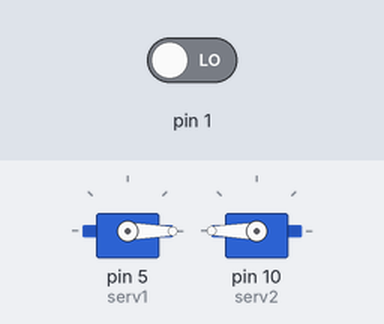
This sketch was run on a simulated Arduino Uno, built with avr-gcc and run on an emulated ATmega328P. Shown: 2 × servo. The inputs (shaded band) are chosen by the test bench; at power-on: pin 1 LOW.

Above: at 1.2 s.
1.3 s: pin 1 driven HIGH
At 1.76 s:
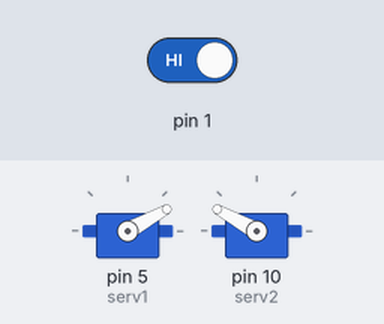
At 2.37 s:
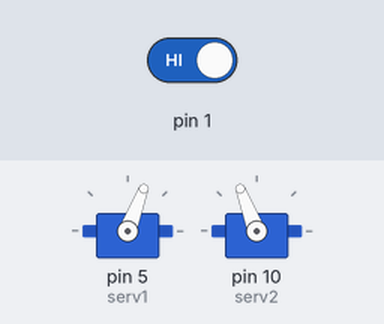
4.3 s: pin 1 driven LOW
At 4.49 s:
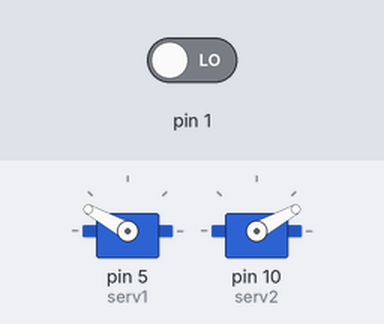
Timing chart, 0 to 8.3 s (numbered marks = the images above; inputs shaded):
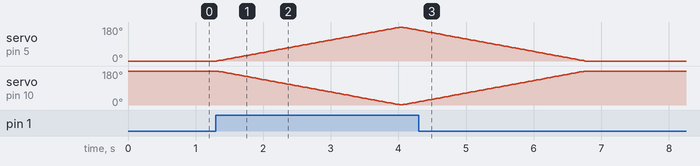

The sketch:

sketch_jun15a.ino
```cpp
#include <Servo.h> //Arduino servo motor library

//configure the servo motors
Servo serv1;
Servo serv2;

int PosServ = 0; //the position of servo motor starts from zero degree

void setup() {
//the connection of the servo motors in the pins of arduino board
serv1.attach(5);
serv2.attach(10);
}

void loop() {
int but = digitalRead(1);
//the button is connected in pin 1 in the arduino board, it reads the digital value of these pin

if (but == HIGH){ //if the button is pressed
for (PosServ = 0; PosServ < 180; PosServ ++) { //if the position between 0 and 180 degree
serv1.write(PosServ);
//the motor will start from zero degree and move in clockwise until it reach to 180 degree

serv2.write(180-PosServ);
//the motor will start from 180 degree and move in counterclockwise  until it reach to zero degree

delay(15);
}

for (PosServ = 180; PosServ > 0; PosServ --) {
serv1.write(PosServ);
//the motor will start from 180 degree and move in counterclockwise  until it reach to zero degree

serv2.write(180-PosServ);
//the motor will start from zero degree and move in clockwise until it reach to 180 degree

delay(15);
}
}
else if (but == LOW){ //if the button is released
PosServ = 0;
serv1.write(PosServ); //the motor will be fixed at zero degree
serv2.write(180-PosServ); //the motor will be fixed at 180 degree
}
}
```

Measured:
- after the input at 1.3 s, servo on pin 5 (serv1): rises from 0° to 179° in 2.7 s, then falls to 163° in 0.27 s
